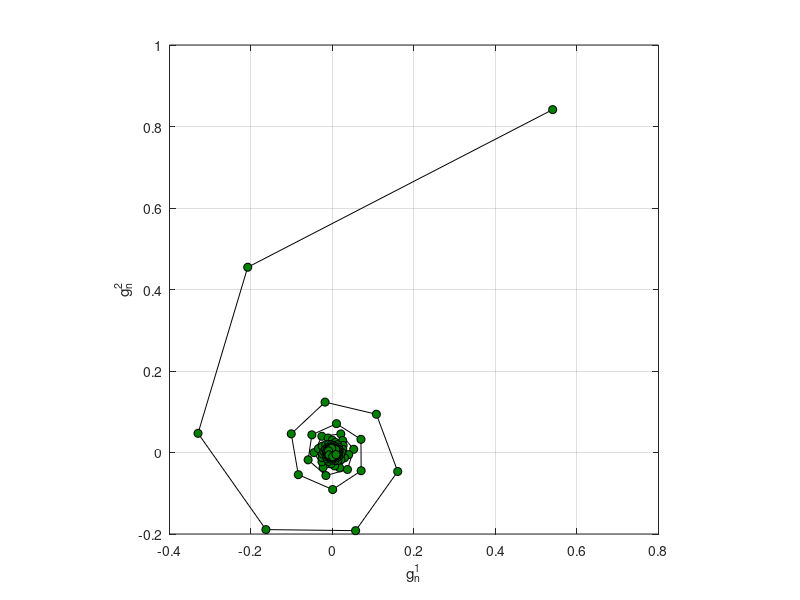

Write MATLAB code to recreate this figure.
clear all
close all

Aufgabe = 3;
nn = 1:100;

%%
switch Aufgabe
    
    case 1
        %%
        an = (1+1./nn).^nn;
%        an = (1+1./nn).^(nn+1);
    case 2
        %% Test: alpha=0.1, 20'000<nn<24'000
        alpha = 0.1;
        an = nn.^alpha./log(nn);
        %% Test: beta=10, 1<nn<20
 %       beta = 10;
 %       an = nn.^beta./exp(nn);
    case 3
        %% 
        gn = cos(nn)./nn;
        gn(2,:) = sin(nn)./nn;
    case 4
        %% F_n = F_{n-1}+F_{n-2}, F_1=F_2=1, nn<=10
        Fn(1) = 1; Fn(2) = 1;
        for i=3:nn(end)
            Fn(i) = Fn(i-1)+Fn(i-2);
        end
        an = Fn(1:end-1)./Fn(2:end);
        clear nn;
        nn = 1:length(an);
    case 5
        %% Heron: a = x^(1/k)
        k = 8; x = 5; an(1) = 1000;
        for i=2:nn(end)
            an(i) = 1/k*((k-1)*an(i-1)+x/an(i-1)^(k-1));
        end
    case 6
        lambda = 4;
        an(1) = 1/2;
        for i=2:nn(end)
            an(i) = lambda*an(i-1)*(1-an(i-1));
        end
end


%%
if Aufgabe==3 
    plot(gn(1,:),gn(2,:),'ko-','MarkerFaceColor',[0,0.5,0]);
    grid on
    daspect([1 1 1]);
    xlabel('g_n^1')
    ylabel('g_n^2')
else
    plot(nn,an,'ko','MarkerFaceColor',[1,0,0]);
    grid on
    xlabel('n')
    ylabel('a_n')
end